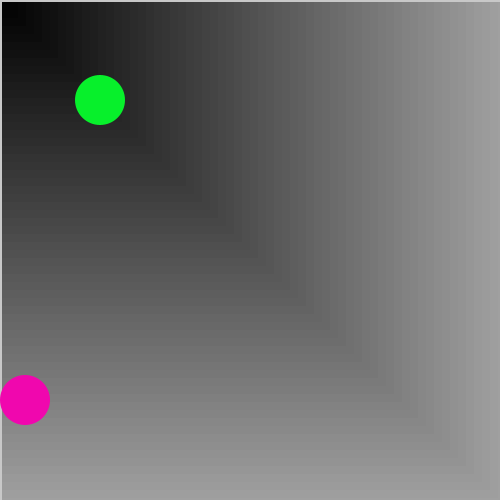
Frame 1 (no input)
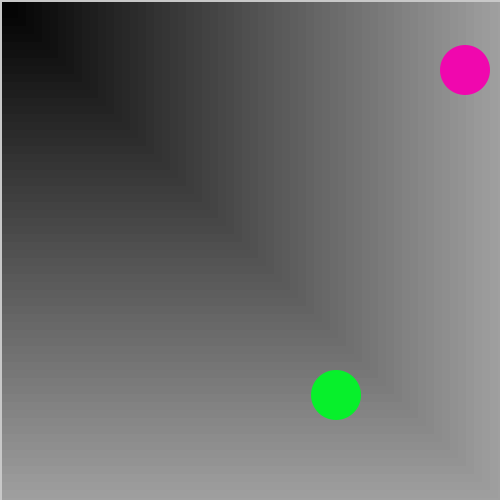
Frame 60 (the mouse pressed at the canvas centre just before this capture)
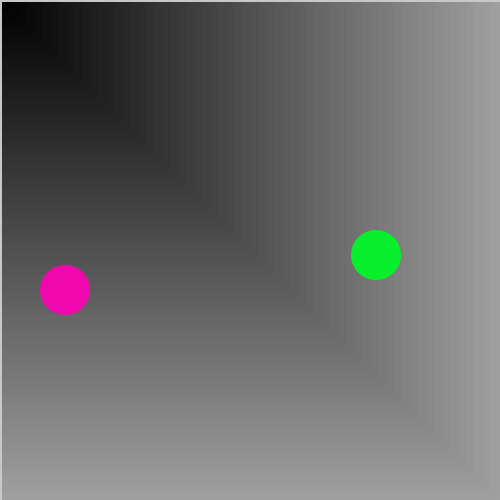
Frame 120 (the mouse held since frame 60 and released just before this capture)

The Processing sketch that drew these frames (run headless with seeded random() and noise(); from frame 60 on, the mouse is pressed at the canvas centre):

// Processing sketch: processing_115670
// ── processing_115670.pde

int x = 100;
int y = 100;
int a = 25;
int b = 400;
boolean reverseX = false;
boolean reverseY = false;
boolean reverseA = false;
boolean reverseB = false;
int numCircles = 100;
float gradientColor = 0;
 
void setup() {
  size(500, 500);
  frameRate(30);
}
 
void draw() {
  background(200);

  for(int i = 100; i > 0; i-- ) {
    noStroke();
    gradientColor = map(i, 0, 100, 0, 255);
    fill(gradientColor);
    rect(width/250, height/250, i*8, i*8);
  }

  fill(7, 240, 43);
  ellipse(x, y, 50, 50);
  fill(240, 7, 174);
  ellipse(a, b, 50, 50);
  //here we check if it has gone too far
  if (x >= 475) {
    reverseX = true;
  }
  else if ( x <= 25) {
    reverseX = false;
  }
  if (y >= 475) {
    reverseY = true;
  }
  else if ( y <= 25) {
    reverseY = false;
  }
  if (a >= 475) {
    reverseA = true;
  }
  else if ( a <= 25) {
    reverseA = false;
  }
  if (b >= 475) {
    reverseB = true;
  }
  else if ( b <= 25) {
    reverseB = false;
  }
 
 
  //here we see what direction to go
  if (reverseX) {
    x-=4;
  }
  else {
    x+=4;
  }
  if (reverseY) {
    y-=5;
  }
  else {
    y+=5;
  }
  if (reverseA) {
    a-=8;
  }
  else {
    a+=8;
  }
  if (reverseB) {
    b-=10;
  }
  else {
    b+=10;
  }
}
